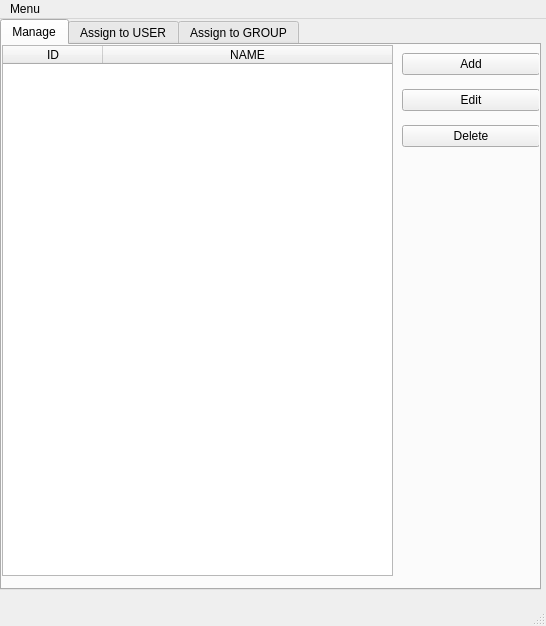
<?xml version="1.0" encoding="UTF-8"?>
<ui version="4.0">
 <class>MainWindow</class>
 <widget class="QMainWindow" name="MainWindow">
  <property name="geometry">
   <rect>
    <x>0</x>
    <y>0</y>
    <width>546</width>
    <height>626</height>
   </rect>
  </property>
  <property name="windowTitle">
   <string>TimeKicker Application</string>
  </property>
  <widget class="QWidget" name="centralwidget">
   <widget class="QTabWidget" name="tabWidget">
    <property name="geometry">
     <rect>
      <x>0</x>
      <y>0</y>
      <width>541</width>
      <height>571</height>
     </rect>
    </property>
    <property name="currentIndex">
     <number>0</number>
    </property>
    <widget class="QWidget" name="tab">
     <attribute name="title">
      <string>Manage</string>
     </attribute>
     <widget class="QWidget" name="gridLayoutWidget">
      <property name="geometry">
       <rect>
        <x>0</x>
        <y>0</y>
        <width>391</width>
        <height>531</height>
       </rect>
      </property>
      <layout class="QGridLayout" name="gridLayout">
       <item row="0" column="0">
        <widget class="QTableWidget" name="table_profiles">
         <property name="editTriggers">
          <set>QAbstractItemView::NoEditTriggers</set>
         </property>
         <property name="selectionBehavior">
          <enum>QAbstractItemView::SelectRows</enum>
         </property>
         <property name="rowCount">
          <number>0</number>
         </property>
         <property name="columnCount">
          <number>2</number>
         </property>
         <attribute name="horizontalHeaderStretchLastSection">
          <bool>true</bool>
         </attribute>
         <column>
          <property name="text">
           <string>ID</string>
          </property>
         </column>
         <column>
          <property name="text">
           <string>NAME</string>
          </property>
         </column>
        </widget>
       </item>
      </layout>
     </widget>
     <widget class="QWidget" name="verticalLayoutWidget">
      <property name="geometry">
       <rect>
        <x>400</x>
        <y>0</y>
        <width>138</width>
        <height>111</height>
       </rect>
      </property>
      <layout class="QGridLayout" name="gridLayout_2">
       <item row="2" column="0">
        <widget class="QPushButton" name="btn_profiles_edit">
         <property name="text">
          <string>Edit</string>
         </property>
        </widget>
       </item>
       <item row="1" column="0">
        <widget class="QPushButton" name="btn_profiles_add">
         <property name="text">
          <string>Add</string>
         </property>
        </widget>
       </item>
       <item row="3" column="0">
        <widget class="QPushButton" name="btn_profiles_delete">
         <property name="text">
          <string>Delete</string>
         </property>
        </widget>
       </item>
      </layout>
     </widget>
    </widget>
    <widget class="QWidget" name="tab_2">
     <attribute name="title">
      <string>Assign to USER</string>
     </attribute>
     <widget class="QWidget" name="horizontalLayoutWidget">
      <property name="geometry">
       <rect>
        <x>0</x>
        <y>0</y>
        <width>391</width>
        <height>531</height>
       </rect>
      </property>
      <layout class="QHBoxLayout" name="horizontalLayout">
       <item>
        <widget class="QTableWidget" name="table_user_profiles">
         <property name="selectionBehavior">
          <enum>QAbstractItemView::SelectRows</enum>
         </property>
         <attribute name="horizontalHeaderCascadingSectionResizes">
          <bool>false</bool>
         </attribute>
         <attribute name="horizontalHeaderStretchLastSection">
          <bool>true</bool>
         </attribute>
         <attribute name="verticalHeaderCascadingSectionResizes">
          <bool>false</bool>
         </attribute>
         <attribute name="verticalHeaderStretchLastSection">
          <bool>false</bool>
         </attribute>
         <column>
          <property name="text">
           <string>USER ID</string>
          </property>
         </column>
         <column>
          <property name="text">
           <string>NAME</string>
          </property>
         </column>
         <column>
          <property name="text">
           <string>PROFILE</string>
          </property>
         </column>
        </widget>
       </item>
      </layout>
     </widget>
     <widget class="QWidget" name="verticalLayoutWidget_2">
      <property name="geometry">
       <rect>
        <x>400</x>
        <y>0</y>
        <width>131</width>
        <height>91</height>
       </rect>
      </property>
      <layout class="QVBoxLayout" name="verticalLayout_2">
       <item>
        <widget class="QPushButton" name="btn_uprofiles_assign">
         <property name="text">
          <string>Assign</string>
         </property>
        </widget>
       </item>
       <item>
        <widget class="QPushButton" name="btn_uprofiles_delete">
         <property name="text">
          <string>Delete</string>
         </property>
        </widget>
       </item>
      </layout>
     </widget>
    </widget>
    <widget class="QWidget" name="tab_3">
     <attribute name="title">
      <string>Assign to GROUP</string>
     </attribute>
     <widget class="QWidget" name="verticalLayoutWidget_3">
      <property name="geometry">
       <rect>
        <x>400</x>
        <y>0</y>
        <width>131</width>
        <height>91</height>
       </rect>
      </property>
      <layout class="QVBoxLayout" name="verticalLayout_3">
       <item>
        <widget class="QPushButton" name="btn_gprofiles_assign">
         <property name="text">
          <string>Assign</string>
         </property>
        </widget>
       </item>
       <item>
        <widget class="QPushButton" name="btn_gprofiles_delete">
         <property name="text">
          <string>Delete</string>
         </property>
        </widget>
       </item>
      </layout>
     </widget>
     <widget class="QWidget" name="horizontalLayoutWidget_2">
      <property name="geometry">
       <rect>
        <x>0</x>
        <y>0</y>
        <width>391</width>
        <height>531</height>
       </rect>
      </property>
      <layout class="QHBoxLayout" name="horizontalLayout_2">
       <item>
        <widget class="QTableWidget" name="table_group_profiles">
         <attribute name="horizontalHeaderCascadingSectionResizes">
          <bool>false</bool>
         </attribute>
         <attribute name="horizontalHeaderStretchLastSection">
          <bool>true</bool>
         </attribute>
         <attribute name="verticalHeaderCascadingSectionResizes">
          <bool>false</bool>
         </attribute>
         <attribute name="verticalHeaderStretchLastSection">
          <bool>false</bool>
         </attribute>
         <column>
          <property name="text">
           <string>GROUP ID</string>
          </property>
         </column>
         <column>
          <property name="text">
           <string>NAME</string>
          </property>
         </column>
         <column>
          <property name="text">
           <string>PROFILE</string>
          </property>
         </column>
        </widget>
       </item>
      </layout>
     </widget>
    </widget>
   </widget>
  </widget>
  <widget class="QMenuBar" name="menubar">
   <property name="geometry">
    <rect>
     <x>0</x>
     <y>0</y>
     <width>546</width>
     <height>25</height>
    </rect>
   </property>
   <widget class="QMenu" name="menuOkno">
    <property name="title">
     <string>Menu</string>
    </property>
    <addaction name="separator"/>
    <addaction name="actionProfiles"/>
    <addaction name="actionStatistics"/>
    <addaction name="separator"/>
    <addaction name="actionQuit"/>
   </widget>
   <addaction name="menuOkno"/>
  </widget>
  <widget class="QStatusBar" name="statusbar"/>
  <action name="actionQuit">
   <property name="text">
    <string>Quit</string>
   </property>
  </action>
  <action name="actionStatistics">
   <property name="text">
    <string>User statistics</string>
   </property>
  </action>
  <action name="actionManage">
   <property name="text">
    <string>Manage</string>
   </property>
  </action>
  <action name="actionOverview">
   <property name="text">
    <string>Overview</string>
   </property>
  </action>
  <action name="actionUser_profiles">
   <property name="text">
    <string>User profiles</string>
   </property>
  </action>
  <action name="actionGroup_profiles">
   <property name="text">
    <string>Group profiles</string>
   </property>
  </action>
  <action name="actionHome">
   <property name="text">
    <string>Home</string>
   </property>
  </action>
  <action name="actionProfiles">
   <property name="text">
    <string>Profiles</string>
   </property>
  </action>
 </widget>
 <resources/>
 <connections/>
</ui>
